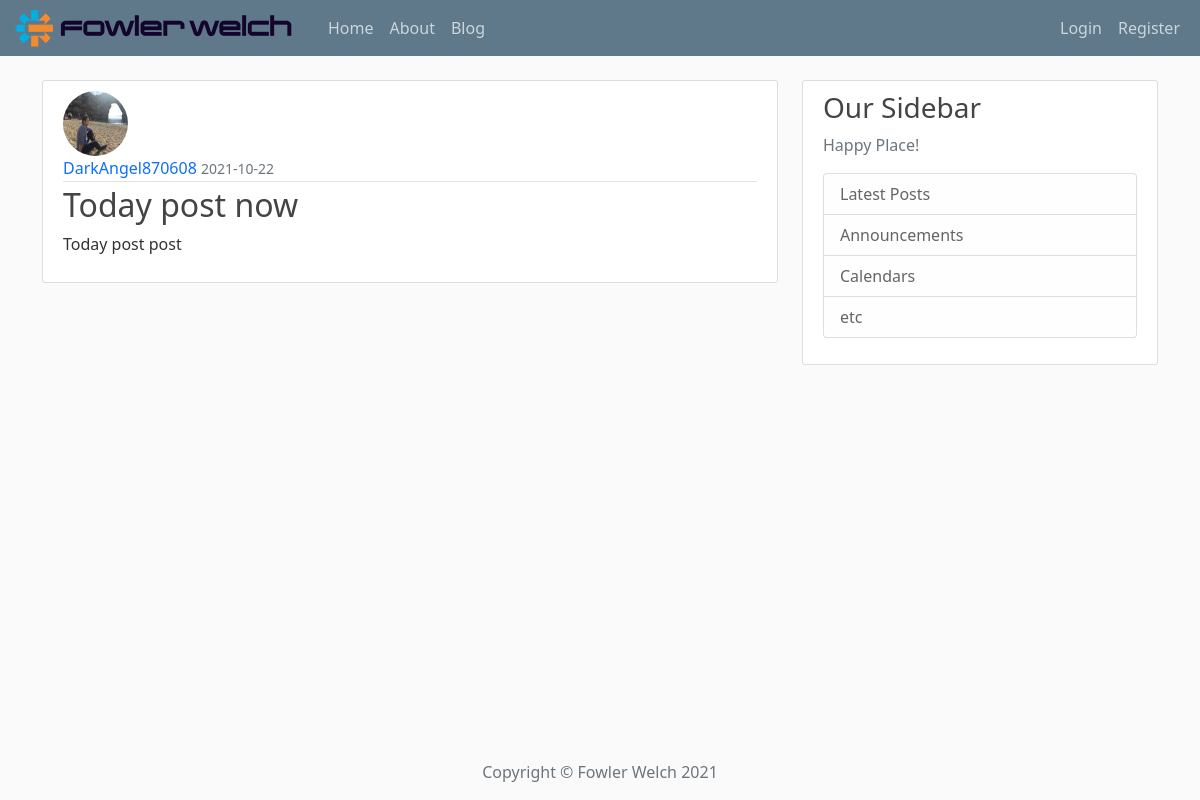
/post/1, run on an earlier commit of the app's database.
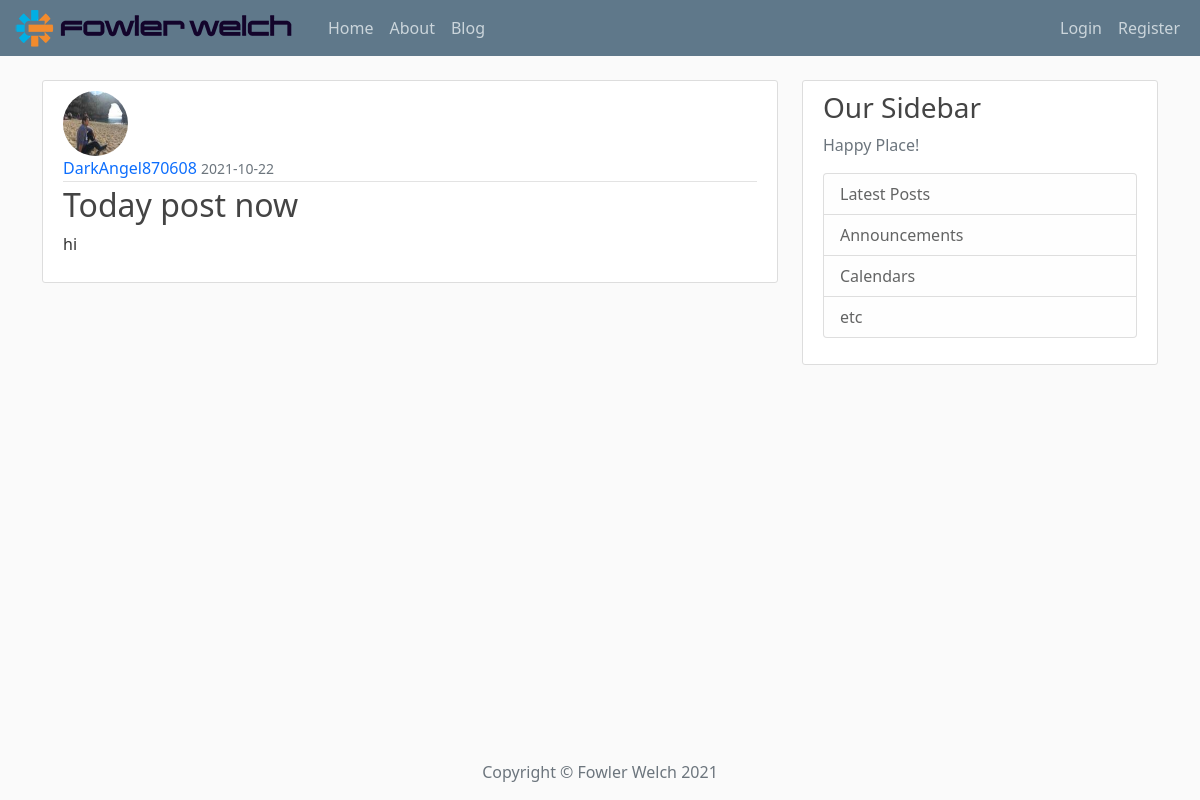
And on a later commit of the database.
### app/models.py (models this page shows, shortened)
class Post(db.Model):
    id = db.Column(db.Integer, primary_key=True)
    title = db.Column(db.String(100), nullable=False)
    date_posted = db.Column(db.DateTime, nullable=False, default=datetime.utcnow)
    content = db.Column(db.Text, nullable=False)
    user_id = db.Column(db.Integer, db.ForeignKey('user.id'), nullable=False)

### app/routes.py (the view)
@app.route('/post/<int:post_id>')
def post(post_id):
    post = Post.query.get_or_404(post_id)
    return render_template('post.html', title=post.title, post=post)

### app/templates/post.html (shortened to what this page needs)
{% extends 'client_template/base.html' %}
{% block content %}
        <article class="media content-section">
            <img class="rounded-circle article-img" src="{{ url_for('static',
                 filename='images/' + post.author.image_file) }}" alt="">
            <div class="media-body">
                <div class="article-metadata">
                    <a class="mr-2" href="#">{{ post.author.username }}</a>
                    <small class="text-muted">{{ post.date_posted.strftime('%Y-%m-%d') }}</small>
                </div>
                <h2 class="article-title">{{ post.title }}</h2>
                <p class="article-content">{{ post.content }}</p>
            </div>
        </article>
{% endblock content %}

What changed in the data, as far as the page shows it:
changed Post "Today post now": content "Today post post" → "hi"
